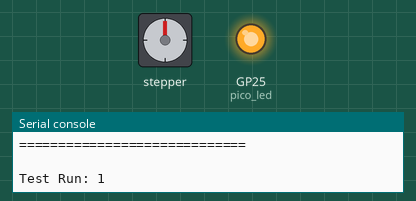
Simulated run of this program. Board: Raspberry Pi Pico running MicroPython. Parts: stepper motor, output pins drawn as LEDs (lit = HIGH), the last lines printed to the serial console. The stepper is drawn at 2048 steps a turn; pins used as bus, display or sensor lines are not drawn.

Above: at 0.15 s.
At 10.1 s:
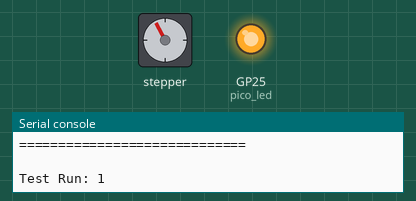
At 19.94 s:
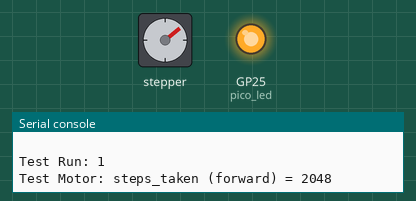
At 39.84 s:
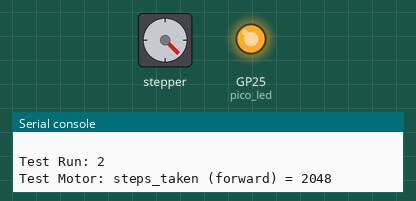
Timing chart, 0 to 40.0 s (numbered marks = the images above):
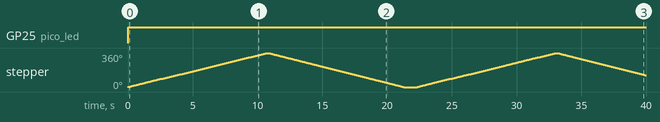

The program:

stepper_FullStepMode.py
```python
# stepper_FullStepMode.py - Move 28BYJ-48 Stepper in full-step
#   mode
# ---------------------------------------------------------------

from machine import Pin
from time import sleep, sleep_ms, ticks_ms, ticks_diff

# Define GPIO pins connected to the input pins (IN1-IN4) of the
#   ULN2003 Motor Driver
coil_A = Pin(21, Pin.OUT)  # GPIO21
coil_B = Pin(20, Pin.OUT)
coil_C = Pin(19, Pin.OUT)
coil_D = Pin(18, Pin.OUT)
MOTOR_COILS = [coil_A, coil_B, coil_C, coil_D]

# Define single phase ON sequence
SEQUENCE_SINGLE_PHASE = [
    [1, 0, 0, 0], # Step 0: Coil A ON | Blue
    [0, 1, 0, 0], # Step 1: Coil B ON | Pink
    [0, 0, 1, 0], # Step 2: Coil C ON | Yellow
    [0, 0, 0, 1], # Step 3: Coil D ON | Orange
]

# Define two phase ON sequence
SEQUENCE_TWO_PHASE = [
    [1, 1, 0, 0], # Step 1: Coil A & B ON | Blue & Pink
    [0, 1, 1, 0], # Step 3: Coil B & C ON | Pink & Yellow
    [0, 0, 1, 1], # Step 5: Coil C & D ON | Yellow & Orange
    [1, 0, 0, 1]  # Step 7: Coil D & A ON | Orange & Blue
]

# Number of steps per output shaft rotation
FULL_STEPS_PER_REVOLUTION = 2048

# Minimum and maximum delays between steps
MIN_DELAY = 1
MAX_DELAY = 20

# Initialize the current step sequence
step_sequence = SEQUENCE_SINGLE_PHASE
len_step_sequence = len(step_sequence)
pos_step_sequence = 0  # starting step in the sequence

# Rotate the motor by a number of steps in a given
#   direction: "+" = forward; "-" = backward
def step_motor(steps=0, step_delay_ms=5):
    if (step_delay_ms < MIN_DELAY or step_delay_ms > MAX_DELAY):
        raise ValueError(f"step_delay_ms should be an integer "
                         f"between {MIN_DELAY} and {MAX_DELAY}.")
        return
    global pos_step_sequence

    for _ in range(abs(steps)):
        # Set the state of each motor coil for the step in the
        #   sequence
        step = step_sequence[pos_step_sequence]
        for i, pin_val in enumerate(step):
            MOTOR_COILS[i].value(pin_val)
        sleep_ms(step_delay_ms)  # delay between steps
                                 #  (typically 1ms-5ms)

        # Direction is forward (clockwise)
        if steps >= 0:
            # Increment step sequence index, wrapping around to
            #   the beginning of the sequence if it exceeds the
            #   sequence length
            pos_step_sequence = (pos_step_sequence + 1) \
                                % len_step_sequence

        # Direction is backward (counter-clockwise)
        else:
            # Decrement the step sequence index
            pos_step_sequence = (pos_step_sequence - 1) \
                                % len_step_sequence
            # Wrap around to the end of the sequence if the
            #   index < 0
            if pos_step_sequence < 0:
                pos_step_sequence = len_step_sequence - 1

    return steps

# Stop the motor by turning off all the motor coils
def stop_motor():
    print("Stopping motor")
    for coil in MOTOR_COILS:
        coil.value(0)  # turn off motor coil

# Test moving the motor forward and backward at various step
#   increments
def test_stepper_motor():
    # Define step amounts: 90, 45, 180, 45 degrees
    step_amounts = [512, 256, 1024, 256]

    # Run motor test
    print(f"28BYJ-48 Full-Step Motor Test")
    print(f"=============================")

    test_runs = 3
    test_time_elapsed_s = ""
    total_time_elapsed_ms = 0
    total_time_elapsed_s = ""
    for test_run in range(test_runs):
        print(f"\nTest Run: {test_run+1}")
        test_run = test_run + 1

        # Start timer
        t_start = ticks_ms()

        # Rotate motor
        steps_taken = 0
        for s in step_amounts:
            steps_taken = steps_taken \
                        + step_motor(steps=s, step_delay_ms=5)
            sleep(0.1)  # pause between step positions

        print(f"Test Motor: steps_taken (forward) = "
              f"{steps_taken}")

        # Return to starting position
        step_motor(-steps_taken, step_delay_ms=5)
        sleep(1)  # pause after returning to starting position

        # Stop timer
        t_end = ticks_ms()
        t_elapsed_ms = ticks_diff(t_end, t_start)
        total_time_elapsed_ms = total_time_elapsed_ms \
                                + t_elapsed_ms

        # Convert ms to seconds
        test_time_elapsed_s = f"{t_elapsed_ms/1000:.2f} seconds"
        print(f"Test time elapsed = {test_time_elapsed_s}")

        total_time_elapsed_s = \
            f"{total_time_elapsed_ms/1000:.2f} seconds"
        print(f"Total Elapsed Time = "
              f"{total_time_elapsed_ms/1000:.2f} seconds")

    print(f"\n\n>>> End of Tests: Total Elapsed Time = "
           f"{total_time_elapsed_s} <<<")

if __name__ == "__main__":
    # Pico onboard LED
    pico_led = Pin("LED", Pin.OUT)

    # Turn on Pico onboard LED
    pico_led.on()

    try:
        # Run motor test
        test_stepper_motor()

    # Keyboard interrupt caught
    except KeyboardInterrupt:
        print("\nUser interrupted the program")

    # Unexpected error
    except Exception as e:
        print(f"An unexpected error occurred: {e}")

    # Stop the motor
    finally:
        # Turn off the motor
        stop_motor()

        print("\nMotor control terminated.")

    # Turn off Pico onboard LED
    pico_led.off()
```

Measured:
- by itself, GP25 (pico_led): LOW → HIGH at 0.00 s
- by itself, stepper: turns 360° clockwise in 10.7 s, then 360° counter-clockwise in 10.4 s, then 360° clockwise in 10.7 s, then 235° counter-clockwise in 6.8 s
